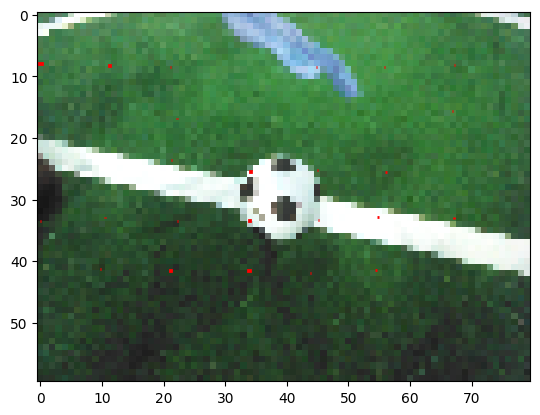

Write the Python code that produced this figure.
import tensorflow as tf
from tensorflow import keras
from tensorflow.keras import layers
import numpy as np
import matplotlib.pyplot as plt
import cv2
from grid_coordinates import bounding_boxes_to_grid
import matplotlib.patches as patches
from pathlib import Path

nboxes = 1
grid_size = (7,7)
H, W = 60, 80

def calculate_iou(box1, box2):
    """
    Calculate IoU between two bounding boxes.
    Each box is [center_x, center_y, width, height] in relative coordinates.
    """
    # Convert from center-relative to corner coordinates
    box1_x1 = box1[..., 0] - 0.5 * box1[..., 2]
    box1_y1 = box1[..., 1] - 0.5 * box1[..., 3]
    box1_x2 = box1[..., 0] + 0.5 * box1[..., 2]
    box1_y2 = box1[..., 1] + 0.5 * box1[..., 3]

    box2_x1 = box2[..., 0] - 0.5 * box2[..., 2]
    box2_y1 = box2[..., 1] - 0.5 * box2[..., 3]
    box2_x2 = box2[..., 0] + 0.5 * box2[..., 2]
    box2_y2 = box2[..., 1] + 0.5 * box2[..., 3]

    # Calculate overlap
    inter_x1 = tf.maximum(box1_x1, box2_x1)
    inter_y1 = tf.maximum(box1_y1, box2_y1)
    inter_x2 = tf.minimum(box1_x2, box2_x2)
    inter_y2 = tf.minimum(box1_y2, box2_y2)

    inter_area = tf.maximum(inter_x2 - inter_x1, 0) * tf.maximum(inter_y2 - inter_y1, 0)

    box1_area = (box1_x2 - box1_x1) * (box1_y2 - box1_y1)
    box2_area = (box2_x2 - box2_x1) * (box2_y2 - box2_y1)

    union_area = box1_area + box2_area - inter_area

    iou = inter_area / (union_area + 1e-6)  # Avoid division by zero
    return iou

# Custom YOLO loss function
def yolo_loss(y_true, y_pred, lambda_coord=5, lambda_noobj=0.5):
    """
    YOLO loss function.
    """
    # Object mask
    object_mask = y_true[..., 0:1]  # 1 if there's an object, 0 otherwise

    # Calculate IoU for confidence loss
    iou = calculate_iou(y_true[..., 1:5], y_pred[..., 1:5])

    # Confidence loss
    object_confidence_loss = tf.reduce_sum(object_mask * tf.square(1.0 - iou))  # For cells with objects
    no_object_confidence_loss = tf.reduce_sum((1 - object_mask) * tf.square(y_pred[..., 0:1]))  # For empty cells

    confidence_loss = object_confidence_loss + lambda_noobj * no_object_confidence_loss

    # Localization loss for cells with objects
    localization_loss = tf.reduce_sum(
        object_mask * (tf.square(y_true[..., 1:3] - y_pred[..., 1:3]) +  # Position (x, y)
                       tf.square(tf.sqrt(y_true[..., 3:5]) - tf.sqrt(y_pred[..., 3:5])))  # Size (w, h)
    )

    # Total loss with weighted components
    total_loss = lambda_coord * localization_loss + confidence_loss

    return total_loss

def compute_iou(boxes1, boxes2):
    boxes1_t = tf.stack([boxes1[..., 0] - boxes1[..., 2] / 2.0,
                         boxes1[..., 1] - boxes1[..., 3] / 2.0,
                         boxes1[..., 0] + boxes1[..., 2] / 2.0,
                         boxes1[..., 1] + boxes1[..., 3] / 2.0],
                        axis=-1)

    boxes2_t = tf.stack([boxes2[..., 0] - boxes2[..., 2] / 2.0,
                         boxes2[..., 1] - boxes2[..., 3] / 2.0,
                         boxes2[..., 0] + boxes2[..., 2] / 2.0,
                         boxes2[..., 1] + boxes2[..., 3] / 2.0],
                        axis=-1)

    # calculate the left up point & right down point
    lu = tf.maximum(boxes1_t[..., :2], boxes2_t[..., :2])
    rd = tf.minimum(boxes1_t[..., 2:], boxes2_t[..., 2:])

    # intersection
    intersection = tf.maximum(0.0, rd - lu)
    inter_square = intersection[..., 0] * intersection[..., 1]

    # calculate the boxs1 square and boxs2 square
    square1 = boxes1[..., 2] * boxes1[..., 3]
    square2 = boxes2[..., 2] * boxes2[..., 3]

    union_square = tf.maximum(square1 + square2 - inter_square, 1e-10)

    return tf.clip_by_value(inter_square / union_square, 0.0, 1.0)    

offset = []
offset_tran = []
for i in range(grid_size[0]):
    row = []
    row_trans = []
    for j in range(grid_size[0]):
        row.append(j)
        row_trans.append(i)
    offset.append(row)
    offset_tran.append(row_trans)
offset = np.tile(np.array(offset)[None, :, :, None], reps=[1,1,1,nboxes])
offset_tran = np.tile(np.array(offset_tran)[None, :, :, None], reps=[1,1,1,nboxes])

offset = tf.constant(offset, dtype=tf.float32)
offset_tran = tf.constant(offset_tran, dtype=tf.float32)

def yolo_loss2(y_true=None, y_pred=None, eval=False):
    nboxes = 1
    grid_size = (7,7)
    pred_obj_conf = y_pred[:,:,:,:nboxes]
    pred_box_classes = y_pred[:,:,:,5*nboxes:]
    pred_box_offset_coord = y_pred[:,:,:, nboxes:5*nboxes]
    pred_box_offset_coord = tf.reshape(pred_box_offset_coord, shape=[-1, grid_size[0], grid_size[0], nboxes, 4])
    pred_box_normalized_coord = tf.stack([(pred_box_offset_coord[:,:,:,:,0] + offset)/grid_size[0],
                                         (pred_box_offset_coord[:,:,:,:,1] + offset_tran)/grid_size[0],
                                         tf.square(pred_box_offset_coord[:,:,:,:,2]),
                                         tf.square(pred_box_offset_coord[:,:,:,:,3])], axis=-1)
    if eval:
        return pred_obj_conf, pred_box_classes, pred_box_normalized_coord
    target_obj_conf = y_true[:,:,:,:1]
    target_box_classes = y_true[:,:,:,5:]
    target_box_coord = y_true[:,:,:,1:5]
    target_box_coord = tf.reshape(target_box_coord, shape=[-1, grid_size[0], grid_size[1], 1, 4])
    target_box_coord = tf.tile(target_box_coord, multiples=[1,1,1,nboxes,1])
    target_box_normalized_coord = target_box_coord / H
    target_box_offset_coord = tf.stack([target_box_normalized_coord[:,:,:,:,0]*grid_size[0] - offset,
                                        target_box_normalized_coord[:,:,:,:,1]*grid_size[0] - offset_tran,
                                        tf.sqrt(target_box_normalized_coord[:,:,:,:,2]),
                                        tf.sqrt(target_box_normalized_coord[:,:,:,:,3])], axis=-1)

    pred_ious = compute_iou(target_box_normalized_coord, pred_box_normalized_coord)
    predictor_mask = tf.reduce_max(pred_ious, axis=3, keepdims=True)
    predictor_mask = tf.cast(pred_ious>=predictor_mask, tf.float32) * target_obj_conf
    noobj_mask = tf.ones_like(predictor_mask) - predictor_mask

    # Computing the class loss
    class_loss = tf.reduce_mean(tf.reduce_sum(tf.square(target_obj_conf*(target_box_classes - pred_box_classes)), axis=[1, 2, 3]))

    # computing the confidence loss
    obj_loss = tf.reduce_mean(tf.reduce_sum(tf.square(predictor_mask*(pred_obj_conf - pred_ious)), axis=[1, 2, 3]))
    noobj_loss = tf.reduce_mean(tf.reduce_sum(tf.square(noobj_mask*(pred_obj_conf)), axis=[1, 2, 3]))

    # computing the localization loss
    predictor_mask = predictor_mask[:,:,:,:,None]
    loc_loss = tf.reduce_mean(tf.reduce_sum(tf.square(predictor_mask*(target_box_offset_coord - pred_box_offset_coord)), axis=[1, 2, 3]))

    loss = 10 * loc_loss + obj_loss + 0.1 * noobj_loss + 0.5 * class_loss
    return loss

"""
def yolo_loss(y_true, y_pred, grid_size=7):
    #y_pred[..., 0:3] = tf.nn.sigmoid(y_pred[..., 0:3])  # sigmoid for class confidence, center_x, center_y
    #y_pred[..., 3:5] = tf.nn.relu(y_pred[..., 3:5])  # relu for width, height
    
    # Class confidence
    class_true = y_true[..., 0:1]  # True class
    class_pred = tf.nn.sigmoid(y_pred[..., 0:1])  # Predicted class

    # Relative centers
    x_true = y_true[..., 1:2]  # True center x
    y_true = y_true[..., 2:3]  # True center y
    x_pred = tf.nn.sigmoid(y_pred[..., 1:2])  # Predicted center x
    y_pred = tf.nn.sigmoid(y_pred[..., 2:3])  # Predicted center y

    # Relative sizes
    w_true = y_true[..., 3:4]  # True width
    h_true = y_true[..., 4:5]  # True height
    w_pred = tf.nn.relu(y_pred[..., 3:4])  # Predicted width
    h_pred = tf.nn.relu(y_pred[..., 4:5])  # Predicted height

    # Class loss
    class_loss = tf.reduce_mean(tf.square(class_true - class_pred))

    # Center loss
    center_loss = tf.reduce_mean(tf.square(x_true - x_pred) + tf.square(y_true - y_pred))

    # Size loss
    size_loss = tf.reduce_mean(tf.square(w_true - w_pred) + tf.square(h_true - h_pred))

    # Total loss with weighting factors
    total_loss = 1.0 * class_loss + 1.0 * center_loss + 1.0 * size_loss

    return total_loss
"""
# Define the YOLO-like model
def create_yolo_model(input_shape=(60, 80, 3), grid_size=7):
    B = 1 # Number of bounding boxes per grid cell
    C = 1 # Number of classes
    model = tf.keras.Sequential([
        tf.keras.layers.InputLayer(input_shape=(60, 80, 3)),  # Image input
        tf.keras.layers.Conv2D(16, (3, 3), activation='relu', padding='same'),  # Basic convolution
        tf.keras.layers.MaxPooling2D((2, 2)),  # Simple pooling
        tf.keras.layers.Flatten(),  # Flatten the features
        tf.keras.layers.Dense(256, activation='relu'),  # Intermediate dense layer
        tf.keras.layers.Dense(grid_size * grid_size * (B * 5+C)),  # Final dense layer for YOLO output
        tf.keras.layers.Reshape((grid_size, grid_size, B * 5+C))  # Reshape to the YOLO output shape
    ])
    return model

model = create_yolo_model()
model.compile(optimizer='adam', loss=yolo_loss2, metrics=['accuracy'])

# Create a synthetic dataset with basic bounding box annotations
def create_synthetic_dataset(batch_size, image_shape=(60, 80), grid_size=7):
    """
    Create a synthetic dataset with a set number of bounding boxes per image.
    Each bounding box is [class_id, center_x, center_y, width, height] in absolute image coordinates.
    """
    images = []
    annotations = []

    # Generate synthetic images and annotations
    for _ in range(batch_size):
        # Create a random synthetic image
        image = np.random.rand(image_shape[0], image_shape[1], 3)  # Random image
        images.append(image)

        # Create random bounding box annotations
        num_boxes = 1  # Number of bounding boxes per image
        boxes = []
        for _ in range(num_boxes):
            class_id = 1  # Only one class
            center_x = np.random.uniform(10, image_shape[1] - 10)  # Avoiding edge cases
            center_y = np.random.uniform(10, image_shape[0] - 10)
            box_width = np.random.uniform(5, 15)
            box_height = np.random.uniform(5, 15)
            boxes.append([1, center_x, center_y, box_width, box_height, class_id])

        annotations.append(boxes)

    return np.array(images), annotations

# Test the synthetic dataset
# Test the synthetic dataset
images, annotations = create_synthetic_dataset(100)  # Create 10 images with annotations

img = cv2.imread("0005419.png")
print("img shape", img.shape)
images = np.repeat(img[np.newaxis,...], 100, axis=0)
batch_bounding_boxes = [
    # Annotations for the first image
    [
        [1, 39, 30, 13, 13, 1],
    ]
]
#annotations = batch_bounding_boxes * 100


# Verify the synthetic data
print("Sample Image Shape:", images[0].shape)  # Should be (60, 80, 3)
print("Sample Annotations:", annotations[0])  # Should be a list of bounding boxes

# Visualize a sample image with its annotation
def visualize_image_with_annotation(image, annotation):
    """
    Visualize an image with its bounding box annotations.
    """
    plt.imshow(image)
    for bbox in annotation:
        conf, center_x, center_y, box_width, box_height, class_id = bbox
        rect = patches.Rectangle(
            (center_x - box_width / 2, center_y - box_height / 2),
            box_width,
            box_height,
            fill=False,
            edgecolor='red',
            linewidth=2
        )
        plt.gca().add_patch(rect)

    plt.savefig("testtest.png", bbox_inches='tight', pad_inches=0.1)  # Save with minimal padding

# Display the first image and its annotation
#visualize_image_with_annotation(images[0], annotations[0])


ground_truth_tensor = bounding_boxes_to_grid(
    annotations,
    grid_size=7,
    image_shape=images[0].shape[:2]
)

print(images.shape)
print(ground_truth_tensor.shape)

# Attempt to train with the synthetic dataset
# For simplicity, this is a single training step
model.fit(images, ground_truth_tensor, batch_size=32, epochs=100)


yolo_output = model.predict(np.expand_dims(images[0], axis=0))


def visualize_prediction(image, predictions):
    # Assumes predictions are in [grid_size, grid_size, 5] with [class, x, y, w, h]
    
    grid_size = predictions.shape[1]

    print(grid_size)
    height, width, _ = image.shape
    fig, ax = plt.subplots()
    # Display the image
    ax.imshow(image)
    
    for i in range(grid_size):
        for j in range(grid_size):
            pred = predictions[0, i, j, :]
            class_id = pred[0]
            center_x = pred[1]
            center_y = pred[2]
            box_w = pred[3]
            box_h = pred[4]
            print(f"{i,j} cell: {pred}")
            # Convert from grid coordinates to absolute coordinates
            x = (j + center_x) / grid_size * width
            y = (i + center_y) / grid_size * height
            w = box_w * width / grid_size
            h = box_h * height / grid_size
            print(x,y, w,h)
            # Convert to rectangle coordinates for plotting

            try:
                rect = plt.Rectangle(
                    (x - 0.5 * w, y - 0.5 * h),
                    w,
                    h,
                    fill=False,
                    color='red',
                    linewidth=2
                )
                print(rect)
                ax.add_patch(rect)
            except:
                pass

    plt.savefig("train.png", bbox_inches='tight', pad_inches=0.1)  # Save with minimal padding


visualize_prediction(images[0], yolo_output)